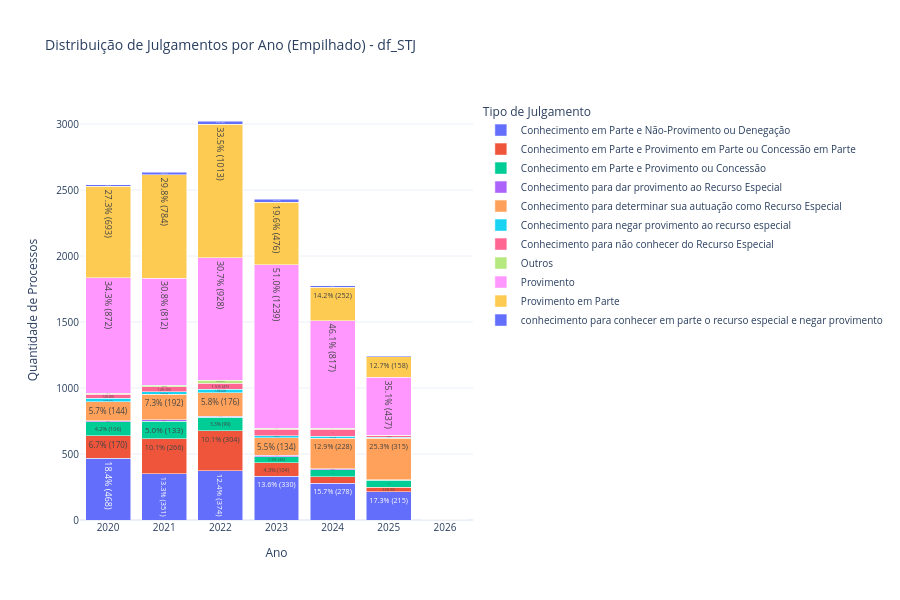

The code cell stored with this chart in its notebook:
### Code cell
# Preparar dados para gráfico empilhado por ano
df_temp = df.dropna(subset=['data_ajuizamento']).copy()
df_temp['data_ajuizamento'] = pd.to_datetime(df_temp['data_ajuizamento'], errors='coerce')
df_temp = df_temp.dropna(subset=['data_ajuizamento'])
df_temp['ano'] = df_temp['data_ajuizamento'].dt.year

# Remover casos nulos ANTES de processar
df_temp = df_temp[df_temp['nome_primeiro_julgamento'].notna()].copy()

# Pegar os top 10 julgamentos para não poluir o gráfico
top_julgamentos = df_temp['nome_primeiro_julgamento'].value_counts().head(10).index.tolist()
df_temp['julgamento_agrupado'] = df_temp['nome_primeiro_julgamento'].apply(
    lambda x: x if x in top_julgamentos else 'Outros'
)

# Criar tabela de contagem por ano e julgamento
contagem_ano_julgamento = df_temp.groupby(['ano', 'julgamento_agrupado']).size().reset_index(name='count')

# Calcular total por ano para o percentual
total_por_ano = contagem_ano_julgamento.groupby('ano')['count'].sum().reset_index(name='total_ano')
contagem_ano_julgamento = contagem_ano_julgamento.merge(total_por_ano, on='ano')

# Calcular percentual
contagem_ano_julgamento['percentual'] = (contagem_ano_julgamento['count'] / contagem_ano_julgamento['total_ano'] * 100).round(1)

# Criar label customizado: "XX.X% (n)"
contagem_ano_julgamento['label'] = contagem_ano_julgamento.apply(
    lambda row: f"{row['percentual']}% ({row['count']})", axis=1
)

import plotly.express as px

fig = px.bar(
    contagem_ano_julgamento,
    x='ano',
    y='count',
    color='julgamento_agrupado',
    title=f'Distribuição de Julgamentos por Ano (Empilhado) - {nome_df}',
    labels={'count': 'Quantidade de Processos', 'ano': 'Ano', 'julgamento_agrupado': 'Tipo de Julgamento'},
    text='label',
    barmode='stack'
)

fig.update_layout(
    template='plotly_white',
    height=600,
    font=dict(size=10),
    xaxis=dict(tickmode='linear', dtick=1)
)
fig.update_traces(textposition='inside', textfont_size=9)
fig.show()


# ============== RELATÓRIO TEXTUAL ==============
print("="*80)
print(f"RELATÓRIO: DISTRIBUIÇÃO DE JULGAMENTOS POR ANO - {nome_df}")
print("="*80)
print()

# Resumo geral
print(f"📊 RESUMO GERAL:")
print(f"   • Total de processos analisados: {len(df_temp):,}")
print(f"   • Período: {df_temp['ano'].min()} a {df_temp['ano'].max()}")
print(f"   • Tipos de julgamento (agrupados): {contagem_ano_julgamento['julgamento_agrupado'].nunique()}")
print()

# Detalhamento por ano
print("📅 DETALHAMENTO POR ANO:")
print("-"*80)

for ano in sorted(contagem_ano_julgamento['ano'].unique()):
    dados_ano = contagem_ano_julgamento[contagem_ano_julgamento['ano'] == ano].sort_values('count', ascending=False)
    total_ano = dados_ano['total_ano'].iloc[0]
    
    print(f"\n🗓️  ANO {ano} - Total: {total_ano:,} processos")
    print("   " + "-"*70)
    
    for idx, row in dados_ano.iterrows():
        print(f"   • {row['julgamento_agrupado']:<40} {row['count']:>6,} ({row['percentual']:>5.1f}%)")

print()
print("="*80)

# Top 3 julgamentos mais frequentes (geral)
print("\n🏆 TOP 3 TIPOS DE JULGAMENTO MAIS FREQUENTES (GERAL):")
top3_geral = contagem_ano_julgamento.groupby('julgamento_agrupado')['count'].sum().sort_values(ascending=False).head(3)
for idx, (julgamento, total) in enumerate(top3_geral.items(), 1):
    percentual_geral = (total / len(df_temp) * 100)
    print(f"   {idx}. {julgamento}: {total:,} processos ({percentual_geral:.1f}%)")

print()
print("="*80)

### Figure 1 — Plotly figure (JSON) as saved in the notebook; plotly's stock layout.template omitted (floating-point values rounded to 4 significant figures)
{"data": [{"hovertemplate": "Tipo de Julgamento=Conhecimento em Parte e Não-Provimento ou Denegação<br>Ano=%{x}<br>Quantidade de Processos=%{y}<br>label=%{text}<extra></extra>", "legendgroup": "Conhecimento em Parte e Não-Provimento ou Denegação", "marker": {"color": "#636efa", "pattern": {"shape": ""}}, "name": "Conhecimento em Parte e Não-Provimento ou Denegação", "orientation": "v", "showlegend": true, "text": ["18.4% (468)", "13.3% (351)", "12.4% (374)", "13.6% (330)", "15.7% (278)", "17.3% (215)"], "textfont": {"size": 9}, "textposition": "inside", "type": "bar", "x": [2020, 2021, 2022, 2023, 2024, 2025], "xaxis": "x", "y": [468, 351, 374, 330, 278, 215], "yaxis": "y"}, {"hovertemplate": "Tipo de Julgamento=Conhecimento em Parte e Provimento em Parte ou Concessão em Parte<br>Ano=%{x}<br>Quantidade de Processos=%{y}<br>label=%{text}<extra></extra>", "legendgroup": "Conhecimento em Parte e Provimento em Parte ou Concessão em Parte", "marker": {"color": "#EF553B", "pattern": {"shape": ""}}, "name": "Conhecimento em Parte e Provimento em Parte ou Concessão em Parte", "orientation": "v", "showlegend": true, "text": ["6.7% (170)", "10.1% (266)", "10.1% (304)", "4.3% (104)", "2.8% (50)", "2.6% (32)"], "textfont": {"size": 9}, "textposition": "inside", "type": "bar", "x": [2020, 2021, 2022, 2023, 2024, 2025], "xaxis": "x", "y": [170, 266, 304, 104, 50, 32], "yaxis": "y"}, {"hovertemplate": "Tipo de Julgamento=Conhecimento em Parte e Provimento ou Concessão<br>Ano=%{x}<br>Quantidade de Processos=%{y}<br>label=%{text}<extra></extra>", "legendgroup": "Conhecimento em Parte e Provimento ou Concessão", "marker": {"color": "#00cc96", "pattern": {"shape": ""}}, "name": "Conhecimento em Parte e Provimento ou Concessão", "orientation": "v", "showlegend": true, "text": ["4.2% (106)", "5.0% (133)", "3.3% (99)", "1.9% (45)", "2.9% (52)", "4.3% (53)"], "textfont": {"size": 9}, "textposition": "inside", "type": "bar", "x": [2020, 2021, 2022, 2023, 2024, 2025], "xaxis": "x", "y": [106, 133, 99, 45, 52, 53], "yaxis": "y"}, {"hovertemplate": "Tipo de Julgamento=Conhecimento para dar provimento ao Recurso Especial <br>Ano=%{x}<br>Quantidade de Processos=%{y}<br>label=%{text}<extra></extra>", "legendgroup": "Conhecimento para dar provimento ao Recurso Especial ", "marker": {"color": "#ab63fa", "pattern": {"shape": ""}}, "name": "Conhecimento para dar provimento ao Recurso Especial ", "orientation": "v", "showlegend": true, "text": ["0.4% (9)", "0.4% (10)", "0.3% (10)", "0.4% (10)", "0.6% (10)", "0.4% (5)"], "textfont": {"size": 9}, "textposition": "inside", "type": "bar", "x": [2020, 2021, 2022, 2023, 2024, 2025], "xaxis": "x", "y": [9, 10, 10, 10, 10, 5], "yaxis": "y"}, {"hovertemplate": "Tipo de Julgamento=Conhecimento para determinar sua autuação como Recurso Especial<br>Ano=%{x}<br>Quantidade de Processos=%{y}<br>label=%{text}<extra></extra>", "legendgroup": "Conhecimento para determinar sua autuação como Recurso Especial", "marker": {"color": "#FFA15A", "pattern": {"shape": ""}}, "name": "Conhecimento para determinar sua autuação como Recurso Especial", "orientation": "v", "showlegend": true, "text": ["5.7% (144)", "7.3% (192)", "5.8% (176)", "5.5% (134)", "12.9% (228)", "25.3% (315)"], "textfont": {"size": 9}, "textposition": "inside", "type": "bar", "x": [2020, 2021, 2022, 2023, 2024, 2025], "xaxis": "x", "y": [144, 192, 176, 134, 228, 315], "yaxis": "y"}, {"hovertemplate": "Tipo de Julgamento=Conhecimento para negar provimento ao recurso especial<br>Ano=%{x}<br>Quantidade de Processos=%{y}<br>label=%{text}<extra></extra>", "legendgroup": "Conhecimento para negar provimento ao recurso especial", "marker": {"color": "#19d3f3", "pattern": {"shape": ""}}, "name": "Conhecimento para negar provimento ao recurso especial", "orientation": "v", "showlegend": true, "text": ["0.9% (24)", "0.8% (20)", "1.0% (29)", "0.6% (15)", "1.0% (18)", "0.5% (6)"], "textfont": {"size": 9}, "textposition": "inside", "type": "bar", "x": [2020, 2021, 2022, 2023, 2024, 2025], "xaxis": "x", "y": [24, 20, 29, 15, 18, 6], "yaxis": "y"}, {"hovertemplate": "Tipo de Julgamento=Conhecimento para não conhecer do Recurso Especial<br>Ano=%{x}<br>Quantidade de Processos=%{y}<br>label=%{text}<extra></extra>", "legendgroup": "Conhecimento para não conhecer do Recurso Especial", "marker": {"color": "#FF6692", "pattern": {"shape": ""}}, "name": "Conhecimento para não conhecer do Recurso Especial", "orientation": "v", "showlegend": true, "text": ["1.2% (30)", "1.4% (36)", "1.5% (45)", "2.0% (48)", "2.9% (51)", "1.1% (14)"], "textfont": {"size": 9}, "textposition": "inside", "type": "bar", "x": [2020, 2021, 2022, 2023, 2024, 2025], "xaxis": "x", "y": [30, 36, 45, 48, 51, 14], "yaxis": "y"}, {"hovertemplate": "Tipo de Julgamento=Outros<br>Ano=%{x}<br>Quantidade de Processos=%{y}<br>label=%{text}<extra></extra>", "legendgroup": "Outros", "marker": {"color": "#B6E880", "pattern": {"shape": ""}}, "name": "Outros", "orientation": "v", "showlegend": true, "text": ["0.4% (11)", "0.5% (13)", "0.7% (21)", "0.3% (8)", "0.4% (7)", "0.2% (3)"], "textfont": {"size": 9}, "textposition": "inside", "type": "bar", "x": [2020, 2021, 2022, 2023, 2024, 2025], "xaxis": "x", "y": [11, 13, 21, 8, 7, 3], "yaxis": "y"}, {"hovertemplate": "Tipo de Julgamento=Provimento<br>Ano=%{x}<br>Quantidade de Processos=%{y}<br>label=%{text}<extra></extra>", "legendgroup": "Provimento", "marker": {"color": "#FF97FF", "pattern": {"shape": ""}}, "name": "Provimento", "orientation": "v", "showlegend": true, "text": ["34.3% (872)", "30.8% (812)", "30.7% (928)", "51.0% (1239)", "46.1% (817)", "35.1% (437)", "100.0% (1)"], "textfont": {"size": 9}, "textposition": "inside", "type": "bar", "x": [2020, 2021, 2022, 2023, 2024, 2025, 2026], "xaxis": "x", "y": [872, 812, 928, 1239, 817, 437, 1], "yaxis": "y"}, {"hovertemplate": "Tipo de Julgamento=Provimento em Parte<br>Ano=%{x}<br>Quantidade de Processos=%{y}<br>label=%{text}<extra></extra>", "legendgroup": "Provimento em Parte", "marker": {"color": "#FECB52", "pattern": {"shape": ""}}, "name": "Provimento em Parte", "orientation": "v", "showlegend": true, "text": ["27.3% (693)", "29.8% (784)", "33.5% (1013)", "19.6% (476)", "14.2% (252)", "12.7% (158)"], "textfont": {"size": 9}, "textposition": "inside", "type": "bar", "x": [2020, 2021, 2022, 2023, 2024, 2025], "xaxis": "x", "y": [693, 784, 1013, 476, 252, 158], "yaxis": "y"}, {"hovertemplate": "Tipo de Julgamento=conhecimento para conhecer em parte o recurso especial e negar provimento<br>Ano=%{x}<br>Quantidade de Processos=%{y}<br>label=%{text}<extra></extra>", "legendgroup": "conhecimento para conhecer em parte o recurso especial e negar provimento", "marker": {"color": "#636efa", "pattern": {"shape": ""}}, "name": "conhecimento para conhecer em parte o recurso especial e negar provimento", "orientation": "v", "showlegend": true, "text": ["0.6% (14)", "0.7% (18)", "0.8% (24)", "0.8% (20)", "0.6% (10)", "0.5% (6)"], "textfont": {"size": 9}, "textposition": "inside", "type": "bar", "x": [2020, 2021, 2022, 2023, 2024, 2025], "xaxis": "x", "y": [14, 18, 24, 20, 10, 6], "yaxis": "y"}], "layout": {"barmode": "stack", "font": {"size": 10}, "height": 600, "legend": {"title": {"text": "Tipo de Julgamento"}, "tracegroupgap": 0}, "title": {"text": "Distribuição de Julgamentos por Ano (Empilhado) - df_STJ"}, "xaxis": {"anchor": "y", "domain": [0, 1], "dtick": 1, "tickmode": "linear", "title": {"text": "Ano"}}, "yaxis": {"anchor": "x", "domain": [0, 1], "title": {"text": "Quantidade de Processos"}}}}
